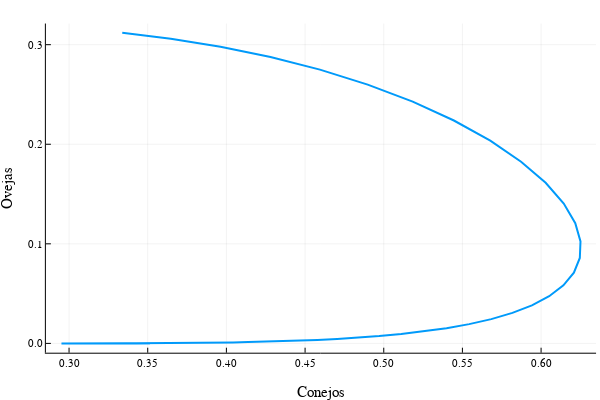

This figure's notebook cell:
### Code cell
plot(sol[:,1],sol[:,3],w=2,
    #xlabel = "Tiempo",
    xlabel = "Conejos",
    ylabel = "Ovejas",
    label = "",
)

### Figure 1 — Plotly figure (JSON) as saved in the notebook; plotly's stock layout.template omitted (floating-point values rounded to 4 significant figures; data arrays with more than 128 entries replaced by an {"elided": "..."} marker saying what was removed)
{"data": [{"colorbar": {"len": 0.9143, "title": "", "x": 0.9934, "y": 0.533}, "legendgroup": "", "line": {"color": "rgba(0, 154, 250, 1.000)", "dash": "solid", "shape": "linear", "width": 2}, "mode": "lines", "name": "", "showlegend": false, "type": "scatter", "x": {"elided": "201 float values"}, "xaxis": "x", "y": {"elided": "201 float values"}, "yaxis": "y", "zmax": null, "zmin": null}], "layout": {"annotations": [], "height": 400, "legend": {"bgcolor": "rgba(255, 255, 255, 1.000)", "bordercolor": "rgba(0, 0, 0, 1.000)", "borderwidth": 1, "font": {"color": "rgba(0, 0, 0, 1.000)", "family": "sans-serif", "size": 11}, "title": {"font": {"color": "rgba(0, 0, 0, 1.000)", "family": "sans-serif", "size": 15}, "text": ""}, "tracegroupgap": 0, "traceorder": "normal", "x": 1, "xanchor": "auto", "y": 1, "yanchor": "auto"}, "margin": {"b": 20, "l": 0, "r": 0, "t": 20}, "paper_bgcolor": "rgba(255, 255, 255, 1.000)", "plot_bgcolor": "rgba(255, 255, 255, 1.000)", "showlegend": true, "width": 600, "xaxis": {"anchor": "y", "domain": [0.07647, 0.9934], "gridcolor": "rgba(0, 0, 0, 0.100)", "gridwidth": 0.5, "linecolor": "rgba(0, 0, 0, 1.000)", "mirror": false, "range": [0.2853, 0.6349], "showgrid": true, "showline": true, "showticklabels": true, "tickangle": 0, "tickcolor": "rgb(0, 0, 0)", "tickfont": {"color": "rgba(0, 0, 0, 1.000)", "family": "sans-serif", "size": 11}, "tickmode": "array", "ticks": "inside", "ticktext": ["0.30", "0.35", "0.40", "0.45", "0.50", "0.55", "0.60"], "tickvals": [0.3, 0.35, 0.4, 0.45, 0.5, 0.55, 0.6], "title": "Conejos", "titlefont": {"color": "rgba(0, 0, 0, 1.000)", "family": "sans-serif", "size": 15}, "type": "-", "visible": true, "zeroline": false, "zerolinecolor": "rgba(0, 0, 0, 1.000)"}, "yaxis": {"anchor": "x", "domain": [0.07581, 0.9902], "gridcolor": "rgba(0, 0, 0, 0.100)", "gridwidth": 0.5, "linecolor": "rgba(0, 0, 0, 1.000)", "mirror": false, "range": [-0.009356, 0.3212], "showgrid": true, "showline": true, "showticklabels": true, "tickangle": 0, "tickcolor": "rgb(0, 0, 0)", "tickfont": {"color": "rgba(0, 0, 0, 1.000)", "family": "sans-serif", "size": 11}, "tickmode": "array", "ticks": "inside", "ticktext": ["0.0", "0.1", "0.2", "0.3"], "tickvals": [0, 0.1, 0.2, 0.3], "title": "Ovejas", "titlefont": {"color": "rgba(0, 0, 0, 1.000)", "family": "sans-serif", "size": 15}, "type": "-", "visible": true, "zeroline": false, "zerolinecolor": "rgba(0, 0, 0, 1.000)"}}}
